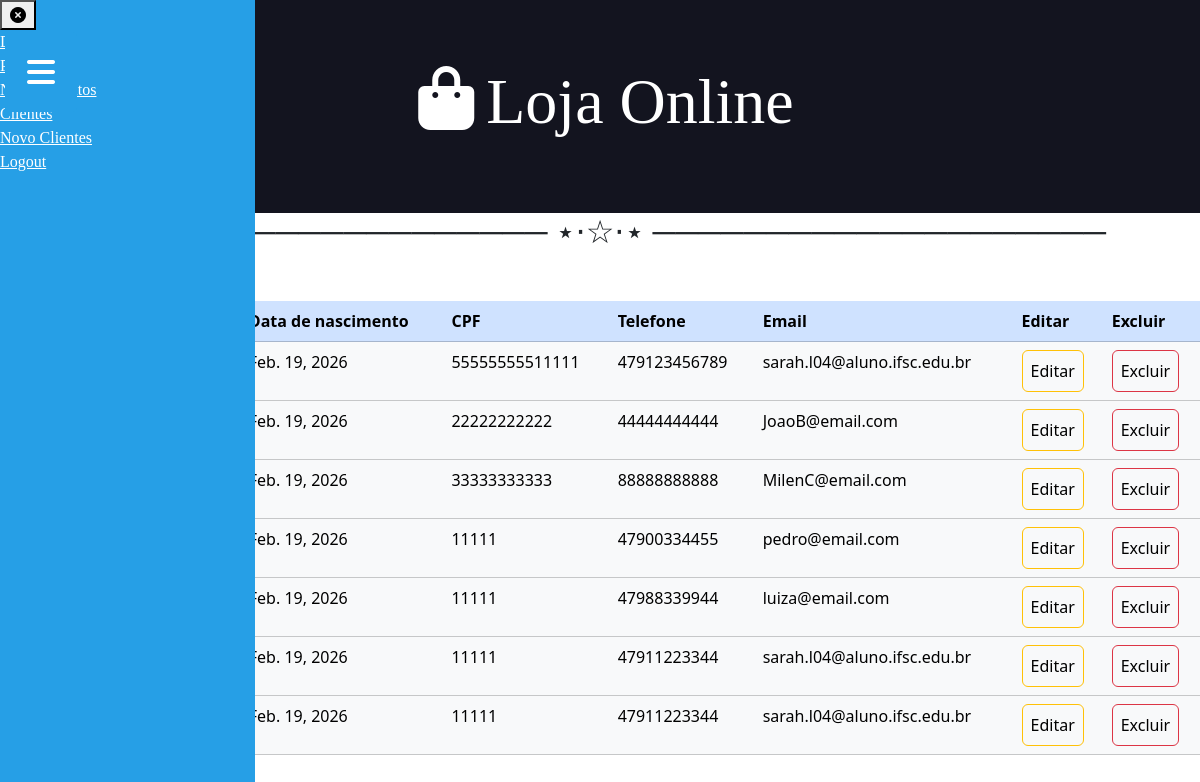
/clientes (signed in), run on the app's committed database.
### core/models.py (models this page shows, shortened)
class Cliente(models.Model):
    nome = models.CharField(max_length=200)
    sobrenome = models.CharField(max_length=200, null=True,blank=True)
    data_nascimento = models.DateField(auto_now_add=True, null=True,blank=True)
    cpf = models.PositiveIntegerField(max_length=30, null=True,blank=True)
    telefone = models.PositiveIntegerField(max_length=30, null=True,blank=True)
    email = models.EmailField(max_length=200, null=True, blank=True)

### core/views.py (the view)
# urls.py: path('clientes', clientes, name="urlclientes"),
@login_required(login_url='urlentrar')
def clientes(request):
    clientes = Cliente.objects.all()
    context = {'cli': clientes}
    return render (request, 'clientes.html', context)

### core/templates/clientes.html (shortened to what this page needs)
{% extends 'global/base.html' %}
{% block content %}
    <h2 style="text-align: center;">──────────────────── ⋆⋅☆⋅⋆ ────────────────────</h2>
    <h3>Lista de clientes</h3>
    <table class="table table-primary table-hover">
        <thead>
            <tr>
                <th>Nome</th>
                <th>Sobrenome</th>
                <th>Data de nascimento</th>
                <th>CPF</th>
                <th>Telefone</th>
                <th>Email</th>
                <th>Editar</th>
                <th>Excluir</th>
            </tr>
        </thead>
        <tbody>
            {% for c in cli %}
            <tr class="table table-light">
                <td>{{ c.nome }}</td>
                <td>{{ c.sobrenome }}</td>
                <td>{{ c.data_nascimento }}</td>
                <td>{{ c.cpf }}</td>
                <td>{{ c.telefone }}</td>
                <td>{{ c.email }}</td>
                <td>
                    <form action="{% url 'urleditaCliente' c.id %}">
                        <input type="submit" value="Editar" class="btn btn-warning">
                    </form>
                </td>
                <td>
                    <form action="">
                        <input type="submit" value="Excluir" class="btn btn-danger">
                    </form>
                </td>
            {% endfor %}
            </tr>
        </tbody>
    </table>
        <form action="{% url 'urlsalvarClientes' %}" method="get">
        </form>
{%endblock%}

### static/css/styles.css (style rules this page uses)
h1, h2, h3, h4, h5, h6 { font-family: 'Roboto Slab', serif; }

### data on the page
Cliente: data_nascimento "Feb. 19, 2026", cpf "55555555511111", telefone "479123456789", email "sarah.l04@aluno.ifsc.edu.br"
Cliente: data_nascimento "Feb. 19, 2026", cpf "22222222222", telefone "44444444444", email "JoaoB@email.com"
Cliente: data_nascimento "Feb. 19, 2026", cpf "33333333333", telefone "88888888888", email "MilenC@email.com"
Cliente: data_nascimento "Feb. 19, 2026", cpf "11111", telefone "47900334455", email "pedro@email.com"
Cliente: data_nascimento "Feb. 19, 2026", cpf "11111", telefone "47988339944", email "luiza@email.com"
Cliente: data_nascimento "Feb. 19, 2026", cpf "11111", telefone "47911223344", email "sarah.l04@aluno.ifsc.edu.br"
Cliente: data_nascimento "Feb. 19, 2026", cpf "11111", telefone "47911223344", email "sarah.l04@aluno.ifsc.edu.br"
